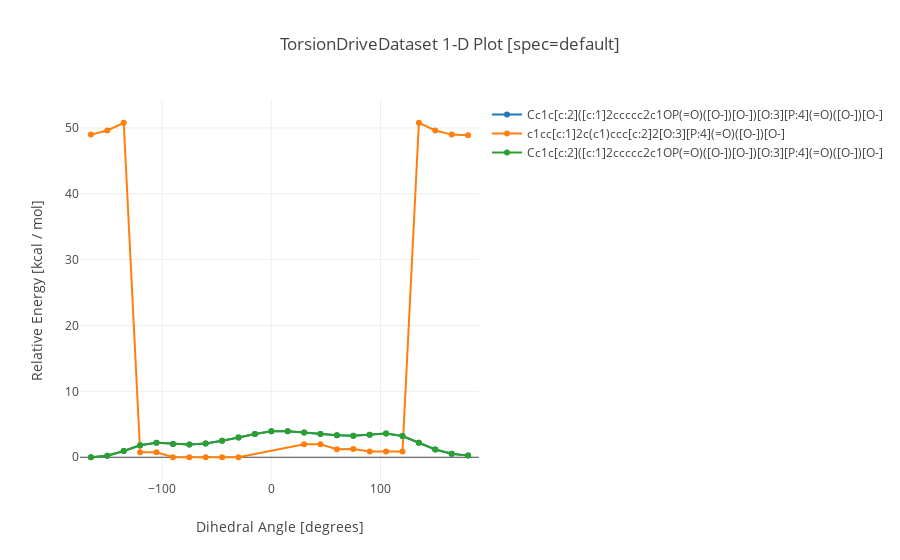

Write notebook code for a chart like this one.
### Code cell
molecule = 'Menadiol_diphosphate_0'
bond = '[9, 18]'
mol_type = ['parent', 'pfizer', '0.03']
indices = [job_indices[molecule][bond][i] for i in mol_type]
dataset.visualize(indices, 'default')

### Figure 1 — Plotly figure (JSON) as saved in the notebook; plotly's stock layout.template omitted (floating-point values rounded to 4 significant figures)
{"data": [{"mode": "lines+markers", "name": "Cc1c[c:2]([c:1]2ccccc2c1OP(=O)([O-])[O-])[O:3][P:4](=O)([O-])[O-]", "type": "scatter", "uid": "f05c3681-71a2-476e-8fa4-f0e6e7cef67c", "x": [-165, -150, -135, -120, -105, -90, -75, -60, -45, -30, -15, 0, 15, 30, 45, 60, 75, 90, 105, 120, 135, 150, 165, 180], "y": [0, 0.23, 0.947, 1.809, 2.217, 2.023, 1.931, 2.1, 2.492, 3.011, 3.528, 3.929, 3.966, 3.75, 3.511, 3.329, 3.273, 3.41, 3.622, 3.225, 2.21, 1.181, 0.543, 0.248]}, {"mode": "lines+markers", "name": "c1cc[c:1]2c(c1)ccc[c:2]2[O:3][P:4](=O)([O-])[O-]", "type": "scatter", "uid": "22a1e1ab-3f2f-4de6-9079-4d730a1747ad", "x": [-165, -150, -135, -120, -105, -90, -75, -60, -45, -30, 30, 45, 60, 75, 90, 105, 120, 135, 150, 165, 180], "y": [48.98, 49.61, 50.78, 0.759, 0.759, 0.012, 0.014, 0.002, 0.001, 0, 1.963, 1.971, 1.232, 1.258, 0.864, 0.866, 0.865, 50.78, 49.61, 48.98, 48.89]}, {"mode": "lines+markers", "name": "Cc1c[c:2]([c:1]2ccccc2c1OP(=O)([O-])[O-])[O:3][P:4](=O)([O-])[O-]", "type": "scatter", "uid": "95f3a79f-e757-405a-8648-b96c7020ad29", "x": [-165, -150, -135, -120, -105, -90, -75, -60, -45, -30, -15, 0, 15, 30, 45, 60, 75, 90, 105, 120, 135, 150, 165, 180], "y": [0, 0.23, 0.947, 1.809, 2.217, 2.023, 1.931, 2.1, 2.492, 3.011, 3.528, 3.929, 3.966, 3.75, 3.511, 3.329, 3.273, 3.41, 3.622, 3.225, 2.21, 1.181, 0.543, 0.248]}], "layout": {"title": {"text": "TorsionDriveDataset 1-D Plot [spec=default]"}, "xaxis": {"range": [-175, 190], "title": {"text": "Dihedral Angle [degrees]"}, "zeroline": false}, "yaxis": {"title": {"text": "Relative Energy [kcal / mol]"}, "zeroline": true}}}
